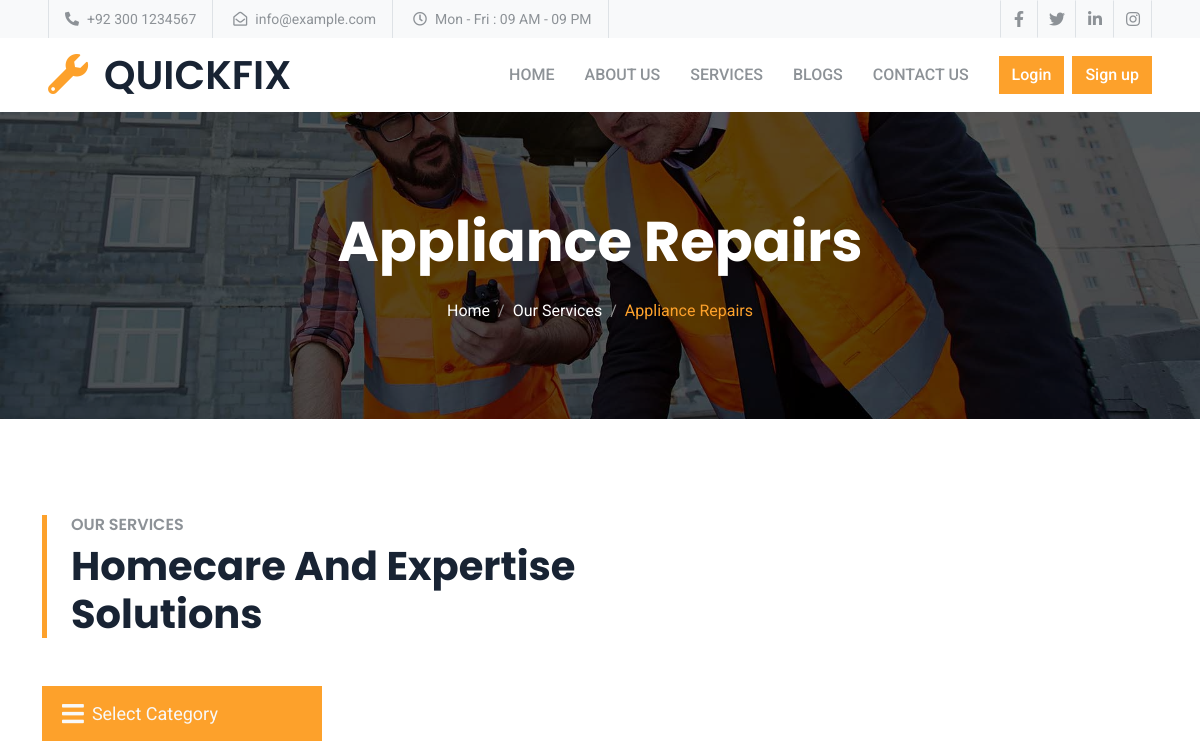
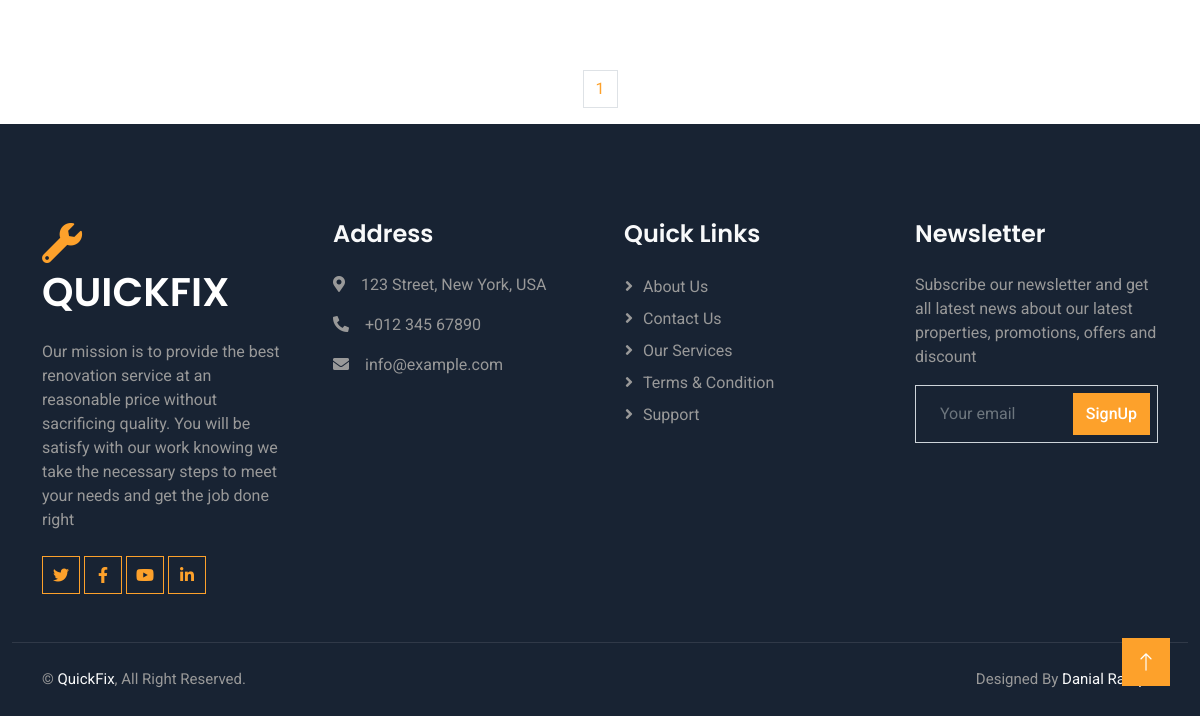
Page /service-category/7 on the earlier database version (2 pictures, top to bottom).
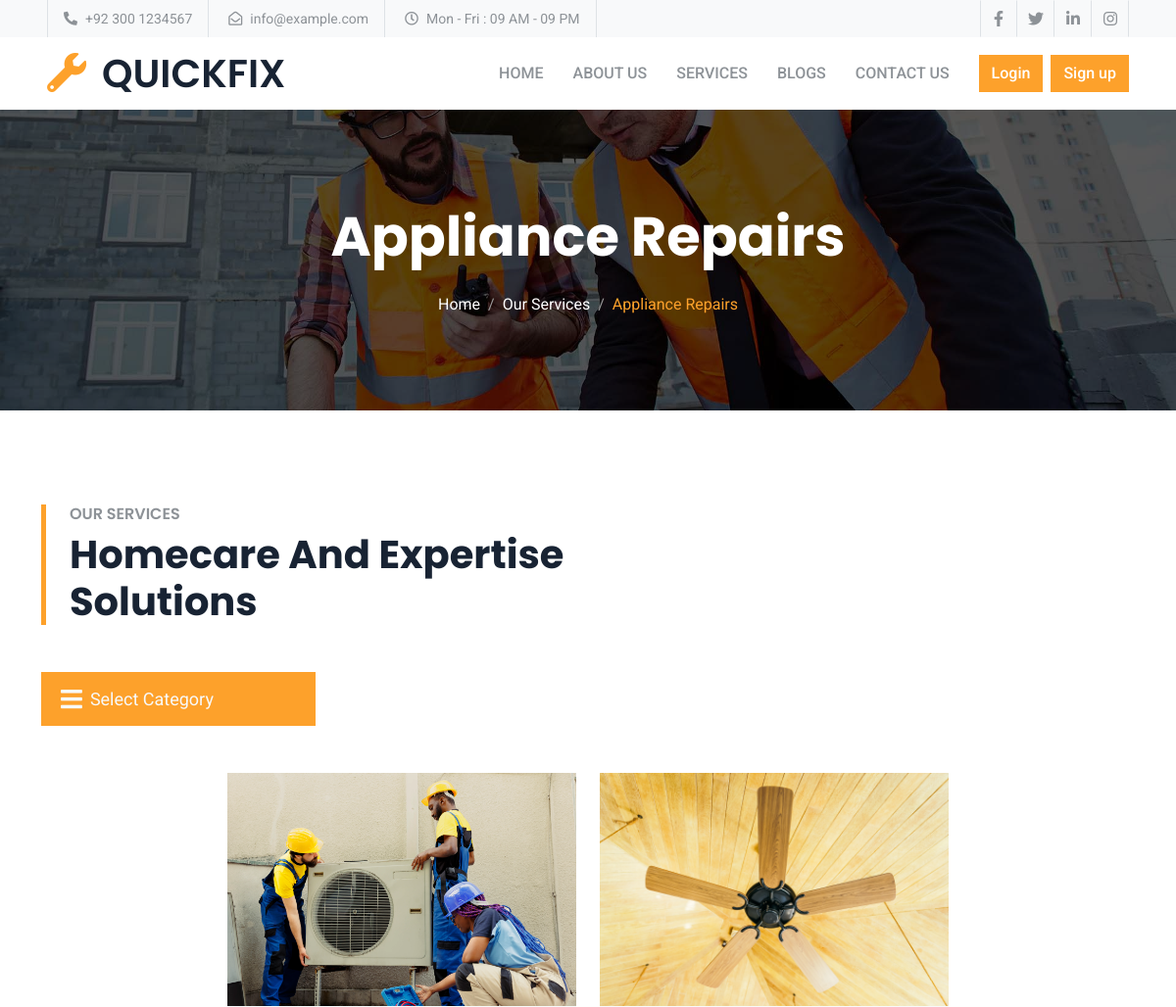
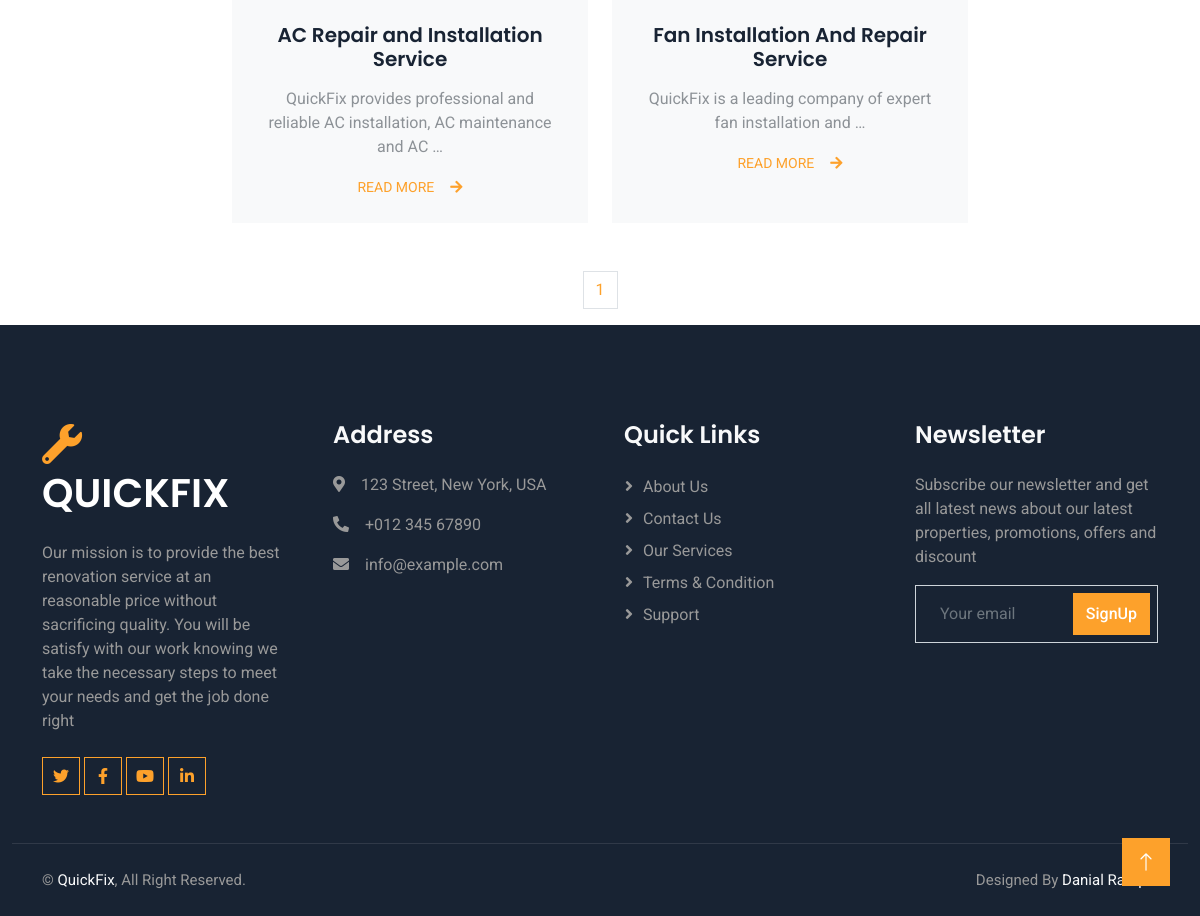
Same page on the later database version (2 pictures, top to bottom).
### vendor/models.py (models this page shows, shortened)
class Service(models.Model):
    user = models.ForeignKey(User,on_delete=models.CASCADE,blank=True ,null=True)
    service_title = models.CharField(max_length=50,null=True, blank=True)
    service_image = models.ImageField(upload_to='service_images/')
    categories=models.ForeignKey(Service_Category ,on_delete=models.CASCADE , blank=True ,null=True, related_name='services')
    description = HTMLField(null=True, blank=True)

### vendor/views.py (the view)
# urls.py: path("service-category/<int:category_id>", service_in_category, name="service_in_category"),
def service_in_category(request , category_id):
    categories = Service_Category.objects.all()
    category = Service_Category.objects.get(id=category_id)
    services = category.services.all()
    paginator = Paginator(services , 6)
    page_number = request.GET.get('page')
    servicefinal = paginator.get_page(page_number)
    totalpage = servicefinal.paginator.num_pages
    context = {
        'categories':categories,
        'category':category,
        'services':servicefinal,
        'totalpagelist' : [n+1 for n in range(totalpage)]
    }
    return render(request , "vendor/service_in_category.html" , context)

### vendor/models.py (called while the page is built)
    def __str__(self):
        return self.name

### vendor/templates/vendor/service_in_category.html (shortened to what this page needs)
{% extends "base.html" %}
{% load static %}
{% block css %}
<link rel="stylesheet" href="{% static ''%}">{% endblock css %}
{% block content %}
    <div class="container-fluid page-header py-5 mb-5 wow fadeIn" data-wow-delay="0.1s">
        <div class="container text-center py-5">
            <h1 class="display-4 text-white animated slideInDown mb-4">{{category.name}}</h1>
            <nav aria-label="breadcrumb animated slideInDown">
                <ol class="breadcrumb justify-content-center mb-0">
                    <li class="breadcrumb-item"><a class="text-white" href="{% url "customer:home" %}">Home</a></li>
                    <li class="breadcrumb-item"><a class="text-white" href="{% url "customer:service_view" %}">Our Services</a></li>
                    <li class="breadcrumb-item text-primary active" aria-current="page">{{category.name}}</li>
                </ol>
            </nav>
        </div>
    </div>
    <div class="container-xxl py-5">
        <div class="container">
            <div class="row g-5 align-items-end mb-5">
                <div class="col-lg-6 wow fadeInUp" data-wow-delay="0.1s">
                    <div class="border-start border-5 border-primary ps-4">
                        <h6 class="text-body text-uppercase mb-2">Our Services</h6>
                        <h1 class="display-6 mb-0">Homecare And Expertise Solutions</h1>
                    </div>
                </div>
                <div class="col-lg-12 text-lg-end wow fadeInUp" data-wow-delay="0.3s">
                    <div class="select-menu">
                    <div class="select-btn text-lg-end">
                        <i class="fa fa-bars"></i>
                        <span class="sBtn-text text-lg-end px-2">Select Category</span>
                    </div>
                </div>
                </div>
            </div>
            <div class="row g-4 justify-content-center">
                {% for service in services %}
                <div class="col-lg-4 col-md-6 wow fadeInUp" data-wow-delay="0.1s">
                    <div class="service-item bg-light overflow-hidden h-100">
                        <img class="img-fluid" src="{{service.service_image.url}}" alt="service image">
                        <div class="service-text position-relative text-center h-100 p-4">
                            <h5 class="mb-3">{{ service.service_title }}</h5>
                            <p>{{ service.description|truncatewords:10|safe }}</p>
                            <a class="small" href="{% url "vendor:service_detail_view" service.id %}">READ MORE<i class="fa fa-arrow-right ms-3"></i></a>
                        </div>
                    </div>
                </div>
                {% endfor %}
            </div>
        </div>
    </div>
       <div class="container-fluid wow fadeIn" data-wow-delay="0.1s">
           <nav aria-label="Page navigation example">
            <ul class="pagination justify-content-center">
                {% for n in totalpagelist %}
                <li class="page-item"><a class="page-link" href="/service-category/{{category.id}}?page={{n}}">{{n}}</a></li>
                {% endfor %}
            </ul>
        </nav>
       </div>
{% endblock content %}

Differences in the rows shown:
added Service: service_image (picture), service_title "AC Repair and Installation Service", description "QuickFix provides professional and reliable AC installation, AC maintenance and AC …"
added Service: service_image (picture), service_title "Fan Installation And Repair Service", description "QuickFix is a leading company of expert fan installation and …"
